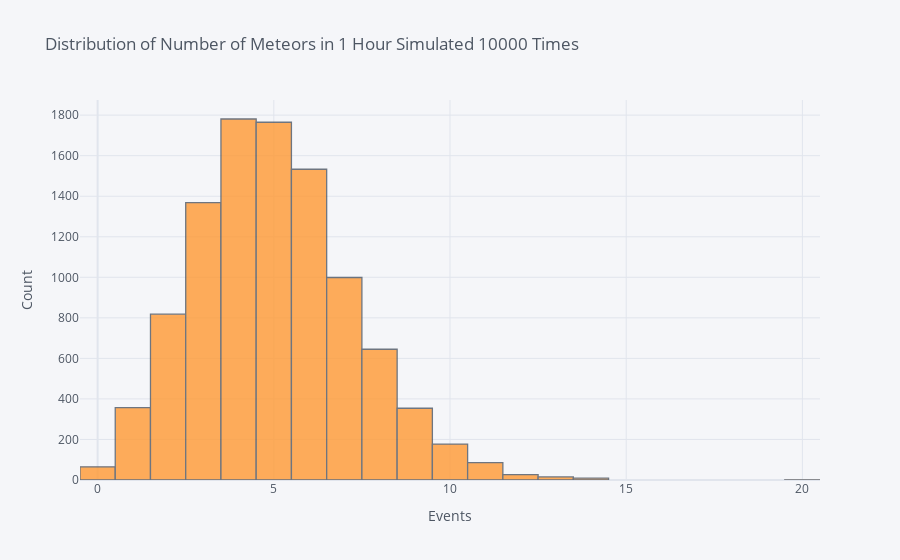

Source (notebook cell):
### Code cell
N = 10000
counts = np.random.poisson(lam, size=N)
plot_hist(counts, title=f'Distribution of Number of Meteors in 1 Hour Simulated {N} Times')

### Figure 1 — Plotly figure (JSON) as saved in the notebook; plotly's stock layout.template omitted (floating-point values rounded to 4 significant figures; data arrays with more than 128 entries replaced by an {"elided": "..."} marker saying what was removed)
{"data": [{"histfunc": "count", "histnorm": "", "marker": {"color": "rgba(255, 153, 51, 1.0)", "line": {"color": "#4D5663", "width": 1.3}}, "name": "0", "opacity": 0.8, "orientation": "v", "type": "histogram", "x": {"elided": "10000 int values"}}], "layout": {"barmode": "overlay", "legend": {"bgcolor": "#F5F6F9", "font": {"color": "#4D5663"}}, "paper_bgcolor": "#F5F6F9", "plot_bgcolor": "#F5F6F9", "title": {"font": {"color": "#4D5663"}, "text": "Distribution of Number of Meteors in 1 Hour Simulated 10000 Times"}, "xaxis": {"gridcolor": "#E1E5ED", "showgrid": true, "tickfont": {"color": "#4D5663"}, "title": {"font": {"color": "#4D5663"}, "text": "Events"}, "zerolinecolor": "#E1E5ED"}, "yaxis": {"gridcolor": "#E1E5ED", "showgrid": true, "tickfont": {"color": "#4D5663"}, "title": {"font": {"color": "#4D5663"}, "text": "Count"}, "zerolinecolor": "#E1E5ED"}}}
